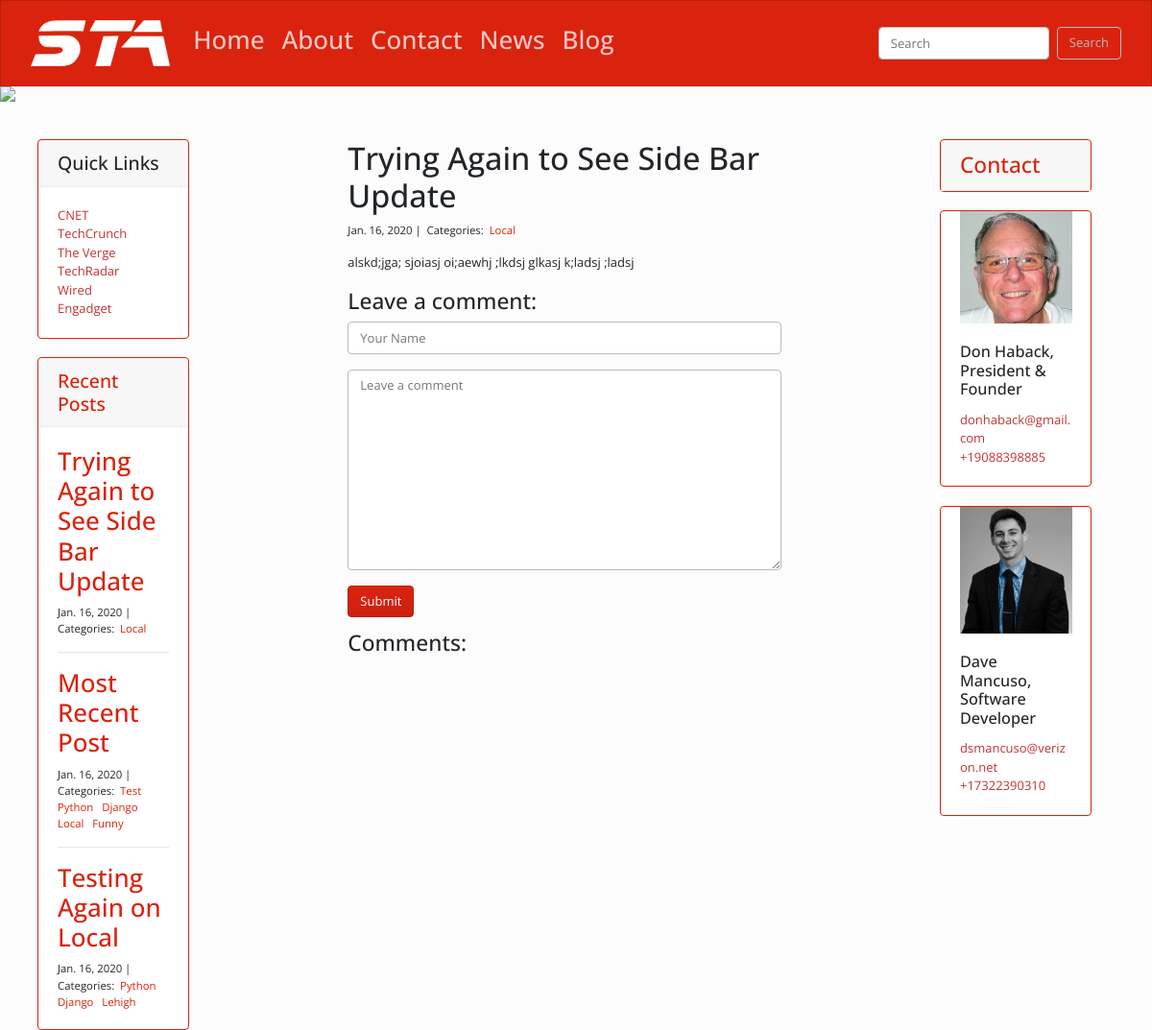
The app's page /blog/5 with its own data.
### blog/models.py (models this page shows, shortened)
class Post(models.Model):
    title = models.CharField(max_length=255)
    body = models.TextField()
    created_on = models.DateTimeField(auto_now_add=True)
    last_modified = models.DateTimeField(auto_now=True)
    categories = models.ManyToManyField('Category', related_name='posts')

class Category(models.Model):
    name = models.CharField(max_length=30)

### about/models.py (models this page shows, shortened)
class Biography(models.Model):
    name = models.CharField(max_length=100)
    title = models.CharField(max_length=100)
    image = models.ImageField(upload_to='images/')
    bio = models.TextField()
    email = models.EmailField()
    phone = PhoneNumberField()
    order = models.IntegerField()
    class Meta:
        ordering = ['order']
        verbose_name_plural = 'Biographies'

### blog/views.py (the view, shortened to what this page needs)
# urls.py: path('<int:pk>', views.blog_detail, name='blog_detail'),
def blog_detail(request, pk):
    post = Post.objects.get(pk=pk)
    recent_posts = Post.objects.all().order_by('-created_on')[:3]
    form = CommentForm()
    comments = Comment.objects.filter(post=post).order_by('-created_on')
    bios = Biography.objects.all()
    context = {
        "post": post,
        "comments": comments,
        "form": form,
        'recent_posts': recent_posts,
        'bios': bios,
    }
    return render(request, "blog_detail.html", context)

### blog/forms.py
class CommentForm(forms.Form):
    author = forms.CharField(
        max_length=60,
        widget=forms.TextInput(attrs={
            'class' : 'form-control',
            'placeholder' : 'Your Name',
        })
    )
    body = forms.CharField(widget=forms.Textarea(
        attrs={
            'class' : 'form-control',
            'placeholder' : 'Leave a comment'
        }
    ))

### blog/templates/blog_detail.html (shortened to what this page needs)
{% extends "base.html" %}
{% block page_content %}
<div class="col-md-8 offset-md-2">
    <h1>{{ post.title }}</h1>
    <small>
        {{ post.created_on.date }} |&nbsp;
        Categories:&nbsp;
        {% for category in post.categories.all %}
        <a href="{% url 'blog_category' category.name %}">
            {{ category.name }}
        </a>&nbsp;
        {% endfor %}
    </small>
    <p>{{ post.body|safe | linebreaks }}</p>
    <h3>Leave a comment:</h3>
    <form action="/blog/{{ post.pk }}" method="post">
        <div class="form-group">
            {{ form.author }}
        </div>
        <div class="form-group">
            {{ form.body }}
        </div>
        <button type="submit" class="btn btn-primary">Submit</button>
    </form>
    <h3>Comments:</h3>
</div>
{% endblock %}

### sta_website/templates/base.html (shortened to what this page needs)
{% load static %}
<head>
  <link rel="stylesheet" href="https://bootswatch.com/4/simplex/bootstrap.min.css">
  <link rel="stylesheet" href="https://use.fontawesome.com/releases/v5.8.2/css/all.css">
</head>
<body>
<header>
<nav class="navbar navbar-expand-lg navbar-dark bg-primary">
  <div class="container-fluid">
    <a class="navbar-brand" href="{% url 'home_index' %}"><img src="{% static 'images/STA White.svg' %}"></a>
    <div class="collapse navbar-collapse" id="navbarColor01">
      <ul class="navbar-nav mr-auto">
        <li class="nav-item">
          <a class="nav-link" style="padding-right: 10px" href="{% url 'home_index' %}"> <h2> Home </h2> </a>
        </li>
        <li class="nav-item">
          <a class="nav-link" style="padding-right: 10px" href="{% url 'about_index' %}"> <h2> About </h2> </a>
        </li>
        <li class="nav-item">
          <a class="nav-link" style="padding-right: 10px" href="{% url 'contact_index' %}"> <h2> Contact </h2> </a>
        </li>
        <li class="nav-item">
          <a class="nav-link" style="padding-right: 10px" href="{% url 'news_index' %}"> <h2> News </h2></a>
        </li>
        <li class="nav-item">
          <a class="nav-link" style="padding-right: 10px" href="{% url 'blog_index' %}"> <h2> Blog </h2></a>
        </li>
      </ul>
      <form class="form-inline my-2 my-lg-0" action="{% url 'news_index' %}" method="get">
        <input class="form-control mr-sm-2" type="search" placeholder="Search" aria-label="Search" name="search">
        <button class="btn btn-outline-secondary my-2 my-sm-0" type="submit">Search</button>
      </form>
    </div>
  </div>
</nav>
<img src="{% static 'images/mountains_banner.jpg' %}" class="img-fluid" style="max-height: 300px">
</header>
<br>
<div class="container-fluid">
  <div class="pl-4 pr-5 row">
    <div class="col-md-2">
      <div class="sticky-top">
        <br>
        <div class="card border-primary md-2 d-none d-md-block">
          <h4 class="card-header">Quick Links</h4>
          <div class="card-body">
            <span class="text-nowrap">
              <p class="card-text">
                <a href="https://www.cnet.com/"><font color=#c13434>CNET</font></a> <br>
                <a href="https://www.techcrunch.com/"><font color=#c13434>TechCrunch</font></a> <br>
                <a href="https://www.theverge.com/"><font color=#c13434>The Verge</font></a> <br>
                <a href="https://www.techradar.com/"><font color=#c13434>TechRadar</font></a> <br>
                <a href="https://www.wired.com/"><font color=#c13434>Wired</font></a> <br>
                <a href="https://www.engadget.com/"><font color=#c13434>Engadget</font></a> <br>
              </p>
            </span>
          </div>
        </div>
        <br>
        <div class="card border-primary md-2 d-none d-lg-block">
          <h4 class="card-header"><a href="{% url 'blog_index' %}">Recent Posts</a></h4>
          <div class="card-body">
            {% for recent_post in recent_posts %}
              <h2><a href="{% url 'blog_detail' recent_post.pk%}">{{ recent_post.title }}</a></h2>
              <small>
                  {{ recent_post.created_on.date }} |&nbsp;
                  Categories:&nbsp;
                  {% for category in recent_post.categories.all %}
                  <a href="{% url 'blog_category' category.name %}">
                      {{ category.name }}
                  </a>&nbsp;
                  {% endfor %}
              </small>
              {% if not forloop.last %}
                <hr>
              {% endif %}
            {% endfor %}
          </div>
        </div>
      </div>
    </div>
    <div class="col-md-8">
      <br>
      {% block page_content %} {% endblock%}
    </div>
    <div class="col-md-2">
      <div class="sticky-top">
        <br>
        <div class="card border-primary md-2 d-none d-lg-block">
          <span class="text-nowrap">
            <h3 class="card-header"><a href="{% url 'contact_index' %}">Contact</a></h3>
          </span>
        </div>
        <br>
        {% for bio in bios %}
          <div class="card border-primary md-2 d-none d-lg-block">
            <img class="mx-auto" style="width: 75%; display: block;" src="{{ bio.image.url }}">
            <div class="card-body">
              <h5 class="card-title">{{bio.name}}, {{bio.title}}</h5>
              <p class="card-text">
                <a href="mailto:{{bio.email}}" class="mail"><font color=#c13434>{{bio.email}}</font></a> <br>
                <a href="tel:{{bio.phone}}" class="tel"><font color=#c13434>{{bio.phone}}</font></a>
              </p>
            </div>
          </div>
          {% if not forloop.last %}
            <br>
          {% endif %}
        {% endfor %}
        <br>
      </div>
    </div>
  </div>
</div>
</body>

### records on screen
Post: title "Trying Again to See Side Bar Update", created_on "Jan. 16, 2020", body "alskd;jga; sjoiasj oi;aewhj ;lkdsj glkasj k;ladsj ;ladsj"
Category: name "Local"
Post: title "Most Recent Post", created_on "Jan. 16, 2020"
Category: name "Test"
Category: name "Python"
Category: name "Django"
Category: name "Funny"
Post: title "Testing Again on Local", created_on "Jan. 16, 2020"
Category: name "Lehigh"
Biography: image (picture), name "Don Haback", title "President & Founder", email "donhaback@gmail.com", phone "+19088398885"
Biography: image (picture), name "Dave Mancuso", title "Software Developer", email "dsmancuso@verizon.net", phone "+17322390310"
